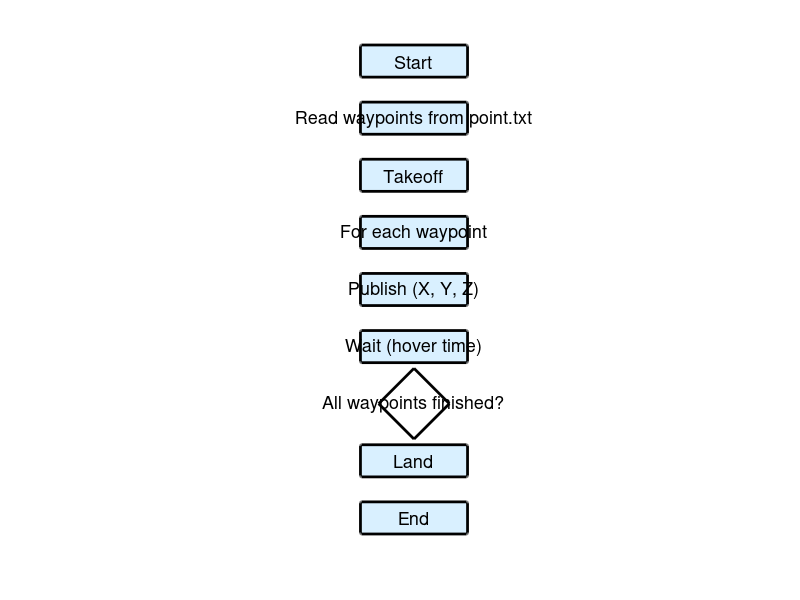

This figure's MATLAB source: (Note: this script raises an error after producing the figure.)
clc; clear; close all;

% 坐标参数
w = 3; h = 0.9;      % 节点宽高
x0 = 0;              % 横坐标基线
y0 = 10;             % 纵坐标起点
dy = 1.6;            % 节点间距

% 节点文本
steps = {
    'Start'
    'Read waypoints from point.txt'
    'Takeoff'
    'For each waypoint'
    'Publish (X, Y, Z)'
    'Wait (hover time)'
    'All waypoints finished?'
    'Land'
    'End'
};

% 每个节点坐标（横坐标一致，纵坐标等距）
x = x0 * ones(length(steps),1);
y = y0 - (0:(length(steps)-1))'*dy;

figure('color','w','Position',[500,80,650,720]); hold on; axis off equal;

% 方框节点
boxidx = [1:6 8:9];
for i = boxidx
    rectangle('Position',[x(i)-w/2, y(i)-h/2, w, h],...
        'Curvature',0.08, 'FaceColor',[0.85 0.94 1], 'EdgeColor','k','LineWidth',2)
    text(x(i), y(i), steps{i}, 'FontSize',13, 'HorizontalAlignment','center')
end

% 菱形决策点
d = h*1.1;
plot([x(7) x(7)-d x(7) x(7)+d x(7)], [y(7)-d y(7) y(7)+d y(7) y(7)-d], ...
    'k', 'LineWidth',2)
text(x(7), y(7), steps{7}, 'FontSize',13, 'HorizontalAlignment','center')

% 正向箭头
for i = 1:6
    annotation('arrow',...
        'X',[0.5 0.5],'Y',[(y(i)-h/2-0.04)/y0 (y(i+1)+h/2+0.04)/y0],...
        'HeadLength',8,'HeadWidth',8)
end
% 决策Yes
annotation('arrow',...
    'X',[0.5 0.5],'Y',[(y(7)-d-0.01)/y0 (y(8)+h/2+0.04)/y0],'HeadLength',8,'HeadWidth',8)
text(x(7)-w*0.22, (y(7)-d+y(8)+h/2)/2+0.05, '\bf\color[rgb]{0,0.6,0}Yes','FontSize',13)
% Land->End
annotation('arrow','X',[0.5 0.5],'Y',[(y(8)-h/2-0.01)/y0 (y(9)+h/2+0.04)/y0],'HeadLength',8,'HeadWidth',8)

% 回环分支（No），绕开所有节点（右-上-左-下折线）
loop_x = [x(7)+d, x(7)+w*1.6, x(4)+w*1.6, x(4), x(4)];
loop_y = [y(7), y(7)+dy*0.2, y(4)+dy*0.6, y(4)+h/2+0.02, y(4)-h/2-0.04];
plot(loop_x, loop_y, 'k-', 'LineWidth',1.4)
annotation('arrow',...
    'X',[0.83 0.82],'Y',[(y(4)+h/2+0.07)/y0 (y(4)-h/2-0.01)/y0],...
    'HeadLength',8,'HeadWidth',8)
text(x(7)+d+0.5, y(7)+0.1, '\bf\color[rgb]{1,0.35,0}No','FontSize',13)

% 标题
title('\bf Workflow of VortexEdge.py Autonomous Waypoint Navigation','FontSize',15)
xlim([-2 5]); ylim([y0-10  y0+2]);

hold off
